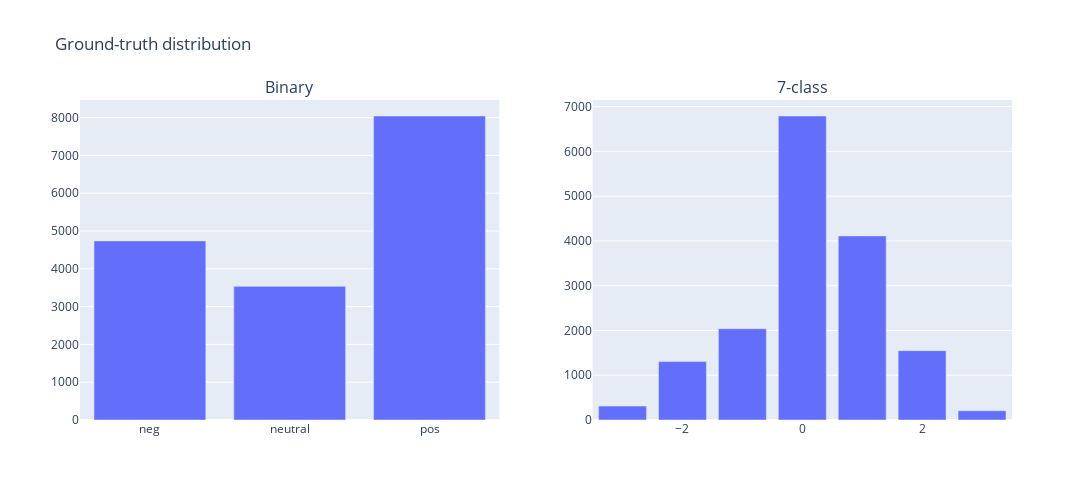

The notebook cell saved with this chart:
### Code cell
# mosei train data
observe(mosei_train)

### Figure 1 — Plotly figure (JSON) as saved in the notebook; plotly's stock layout.template omitted (floating-point values rounded to 4 significant figures)
{"data": [{"alignmentgroup": "True", "hovertemplate": "binary=%{x}<br>segment=%{y}<extra></extra>", "legendgroup": "", "marker": {"color": "#636efa", "pattern": {"shape": ""}}, "name": "", "offsetgroup": "", "orientation": "v", "showlegend": false, "textposition": "auto", "type": "bar", "x": ["neg", "neutral", "pos"], "xaxis": "x", "y": [4738, 3535, 8042], "yaxis": "y"}, {"alignmentgroup": "True", "hovertemplate": "7class=%{x}<br>segment=%{y}<extra></extra>", "legendgroup": "", "marker": {"color": "#636efa", "pattern": {"shape": ""}}, "name": "", "offsetgroup": "", "orientation": "v", "showlegend": false, "textposition": "auto", "type": "bar", "x": [-3, -2, -1, 0, 1, 2, 3], "xaxis": "x2", "y": [311, 1305, 2039, 6791, 4113, 1549, 207], "yaxis": "y2"}], "layout": {"annotations": [{"font": {"size": 16}, "showarrow": false, "text": "Binary", "x": 0.225, "xanchor": "center", "xref": "paper", "y": 1, "yanchor": "bottom", "yref": "paper"}, {"font": {"size": 16}, "showarrow": false, "text": "7-class", "x": 0.775, "xanchor": "center", "xref": "paper", "y": 1, "yanchor": "bottom", "yref": "paper"}], "height": 500, "title": {"text": "Ground-truth distribution"}, "width": 1200, "xaxis": {"anchor": "y", "categoryarray": [-3, -2, -1, 0, 1, 2, 3], "categoryorder": "array", "domain": [0, 0.45]}, "xaxis2": {"anchor": "y2", "categoryarray": [-3, -2, -1, 0, 1, 2, 3], "categoryorder": "array", "domain": [0.55, 1]}, "yaxis": {"anchor": "x", "domain": [0, 1]}, "yaxis2": {"anchor": "x2", "domain": [0, 1]}}}
